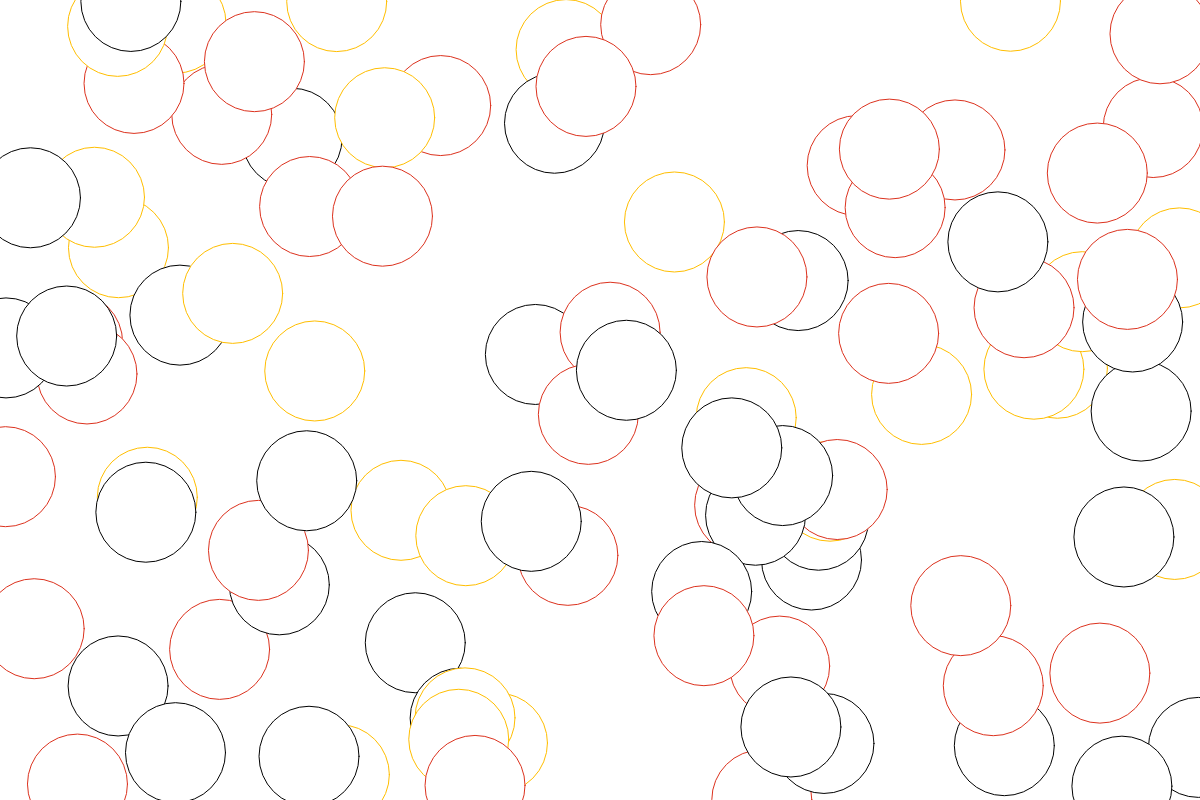
Frame 1 (no input)
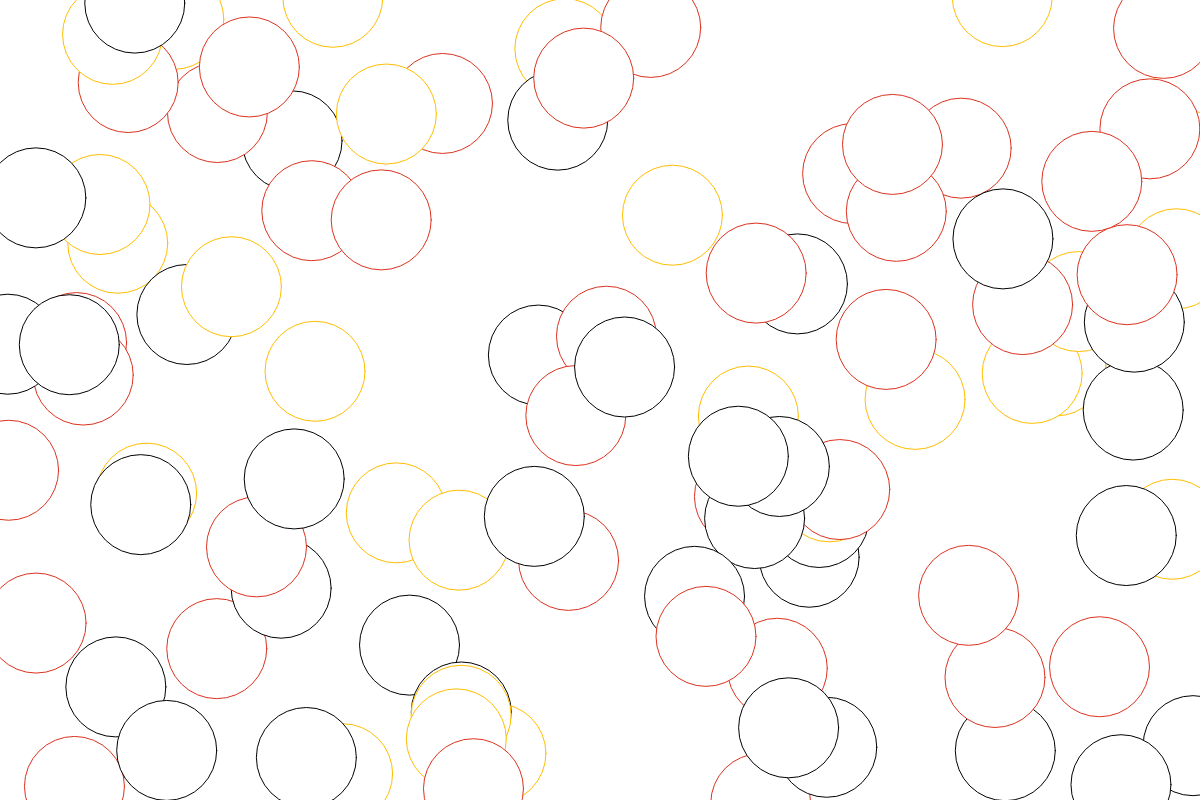
Frame 60 (no input)
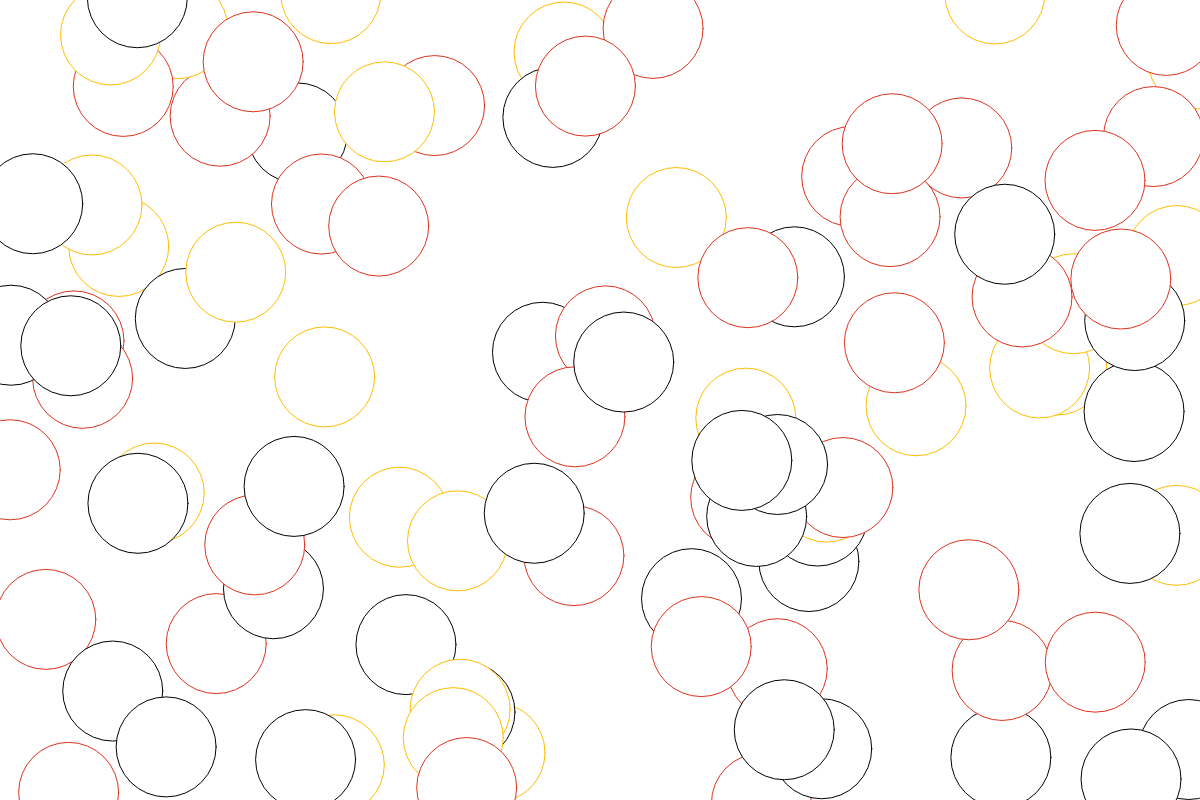
Frame 120 (the mouse pressed at the canvas centre since frame 60)

The p5.js sketch that drew these frames (run headless with seeded random() and noise() and a simulated clock; from frame 60 on, the mouse is pressed at the canvas centre):

// p5.js sketch
// ── sketch.js
var x = []
var y = []
var circleColor = []
var colors = []
var numberOfCircles = 100

function setup() {
  createCanvas(1200,800)
  strokeWeight(1)
  colors = [
    color(0,0,0),
    color(255,190,0),
    color(220,50,30)
  ]
  // assign the starting x and y point for each circle
  for (var i=0; i<numberOfCircles; i=i+1) {
    x[i] = random(0,width)
    y[i] = random(0,height)
    circleColor[i] = random(colors)
  }
}

function draw() {
  
  background(255)
  
  for (var i=0; i<numberOfCircles; i=i+1) {

    // draw circles
    stroke(circleColor[i])
    //fill()
    ellipse(x[i],y[i],100,100)
    // move circles in random direction
    x[i] = x[i] + random(-1,1)
    y[i] = y[i] + random(-1,1)

  }
}
